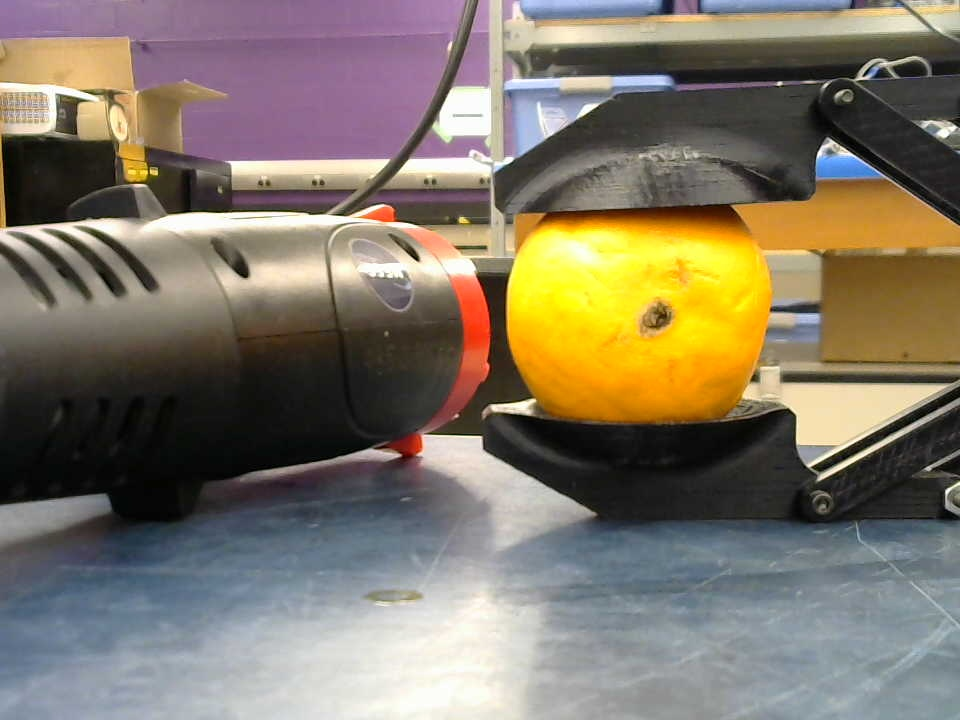
#> input picture stereo_vision/Orange_test_pics/left_orange_000000.jpg, 960 x 720 px, given in place of DSCN1771.JPG, which was not available
$ python apple.py
#> lines starting #> are read from the running program, lines starting #| are printed output that depends on the picture; after the words box and inside, x2 and y2 are one past the last pixel; in counts of white or black regions, pixels touching at a corner belong together; pictures that were not available may be replaced by others from this repository, and a replacement may not be noted
#> in main, frame is the input picture: shape (720, 960, 3); mean B, G, R 103.5, 119.3, 128.8
#> in main, `hsv = cv2.cvtColor(frame, cv2.COLOR_BGR2HSV)`: hsv: shape (720, 960, 3); mean H, S, V 56.6, 66.2, 135.1
import numpy as np
import argparse
import cv2
import math

def get_image_mask(hsv_img, lower_thres, upper_thres):
  # blurring smooths the image and allows for slightly more accurate circle detection, as part of the next step includes edge detection
#> called with lower_thres = (5, 92, 0), upper_thres = (180, 255, 150)
  mask = cv2.GaussianBlur(hsv_img, (5, 5), 0)
#> mask: shape (720, 960, 3); mean H, S, V 56.7, 66.2, 135.1
  # construct a mask for the hsv image, then perform closing to remove 'salt and pepper'
  mask = cv2.inRange(mask, lower_thres, upper_thres)
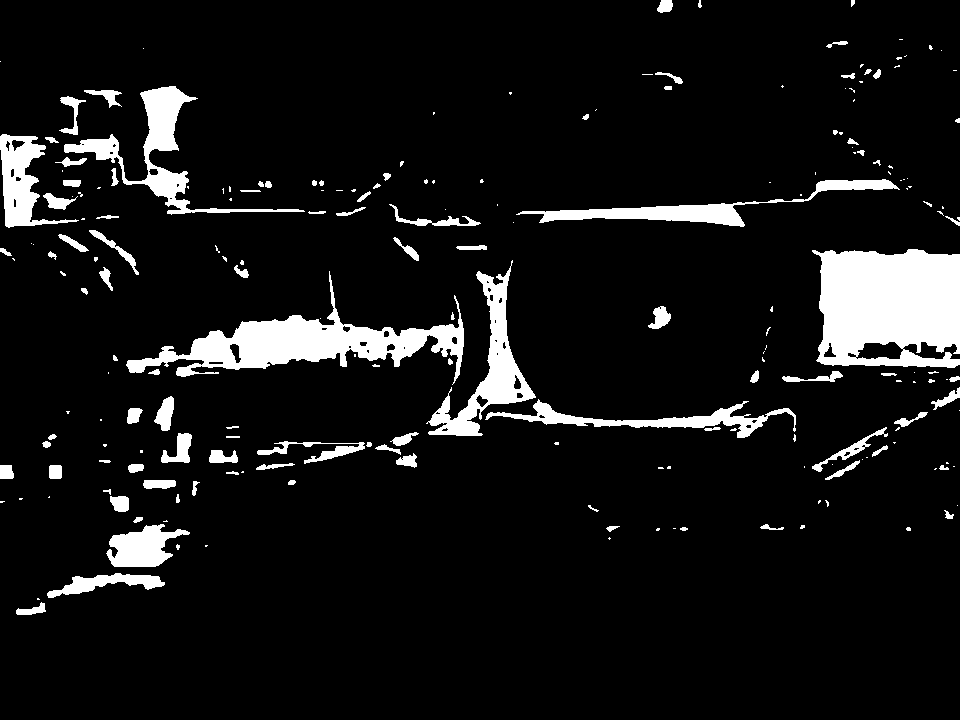
#> mask: shape (720, 960); 8.4% white; 214 white regions (113 under 20 px), largest, box (x1, y1, x2, y2) and area: (812, 249, 960, 368) 14639, (126, 271, 464, 385) 10035, (64, 86, 305, 215) 4715
  # mask = cv2.dilate(mask, None, iterations=2)
  opening_kernel = cv2.getStructuringElement(cv2.MORPH_ELLIPSE, (4,4))
  mask = cv2.morphologyEx(mask, cv2.MORPH_OPEN, opening_kernel)
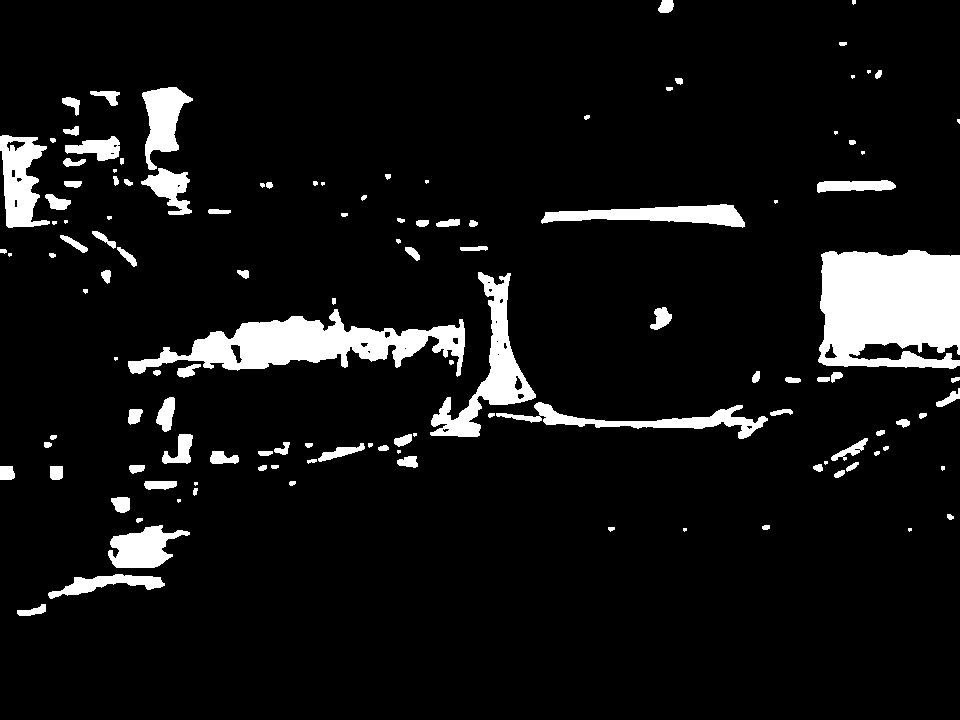
#> mask: shape (720, 960); 7.8% white; 125 white regions (25 under 20 px), largest, box (x1, y1, x2, y2) and area: (818, 250, 960, 369) 14486, (128, 309, 465, 377) 9547, (430, 272, 536, 437) 4648
  closing_kernel = cv2.getStructuringElement(cv2.MORPH_ELLIPSE, (10,10))
  mask = cv2.morphologyEx(mask, cv2.MORPH_CLOSE, closing_kernel)
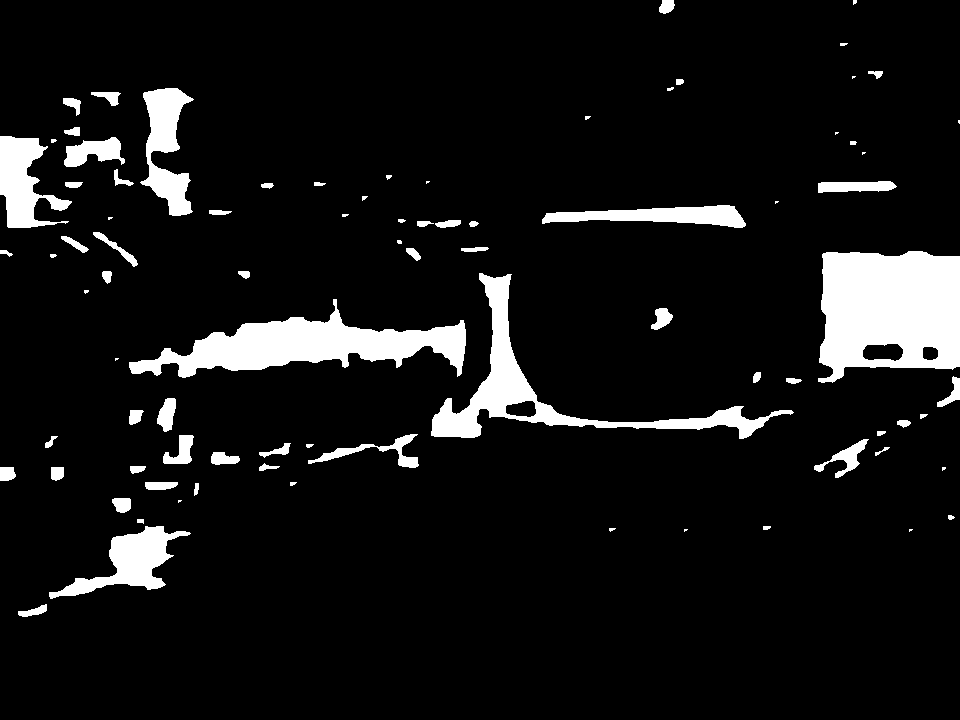
#> mask: shape (720, 960); 8.3% white; 85 white regions (20 under 20 px)

  # mask = cv2.erode(mask, None, iterations=2)

  return mask

def main():
  # define the lower and upper boundaries of the HSV color space
  hsv_lower = (5, 92, 0)
  hsv_upper = (180, 255, 150)

  # Load an image in RGB
  frame = cv2.imread('DSCN1771.JPG',1)
  # Rescale image to falf x and y
  # frame = cv2.resize(frame, (0,0), fx=0.5, fy=0.5)

  # convert frame to the HSV color space
  hsv = cv2.cvtColor(frame, cv2.COLOR_BGR2HSV)

  # get mask
  mask = get_image_mask(hsv, hsv_lower, hsv_upper)

  # find contours in the mask
  contours = cv2.findContours(mask, cv2.RETR_EXTERNAL, cv2.CHAIN_APPROX_SIMPLE)[-2]
#> contours = 85 contours, 32 with area under 20; largest, box (x1, y1, x2, y2) and area: (818, 251, 960, 383) 15586, (129, 299, 466, 378) 10332, (431, 273, 794, 439) 8038, (49, 526, 191, 599) 3396, (140, 88, 194, 216) 3370

  # only proceed if contour was found
  for contour in contours:
    ((x, y), radius) = cv2.minEnclosingCircle(contour)
    #calculate the circularity of the contour
    area = cv2.contourArea(contour)
    perimeter = cv2.arcLength(contour,True)
    if perimeter>0:
      circularity = 4*math.pi*area/perimeter/perimeter
#> this loop made 85 passes
#> (x, y, radius, area, perimeter, circularity) on passes 1, 6, 10, 11, 13, 15, 16, 17, 18, 19, 20, 22: (32, 609, 14.87, 155.5, 71.21, 0.385), (119.5, 564.5, 77.22, 3396, 445.6, 0.215), (121, 503.5, 10.06, 205, 56.97, 0.794), (196, 489, 6.32, 34, 29.66, 0.486), (161, 484, 16.12, 196.5, 73.9, 0.452), (57, 472.5, 8.17, 140, 46.49, 0.814), (6.5, 473.5, 9.19, 172, 52.49, 0.785), (137.5, 468, 7.76, 77.5, 39.9, 0.612), (269, 468, 10.2, 58.5, 47.56, 0.325), (224.9, 459, 14.18, 241.5, 74.38, 0.548), (882, 451, 8.06, 24, 36.97, 0.221), (274.5, 448.5, 16.45, 143.5, 80.87, 0.276)


if __name__ == "__main__":
    main()

$ run again, on stereo_vision/Orange_test_pics/left_orange_000001.jpg
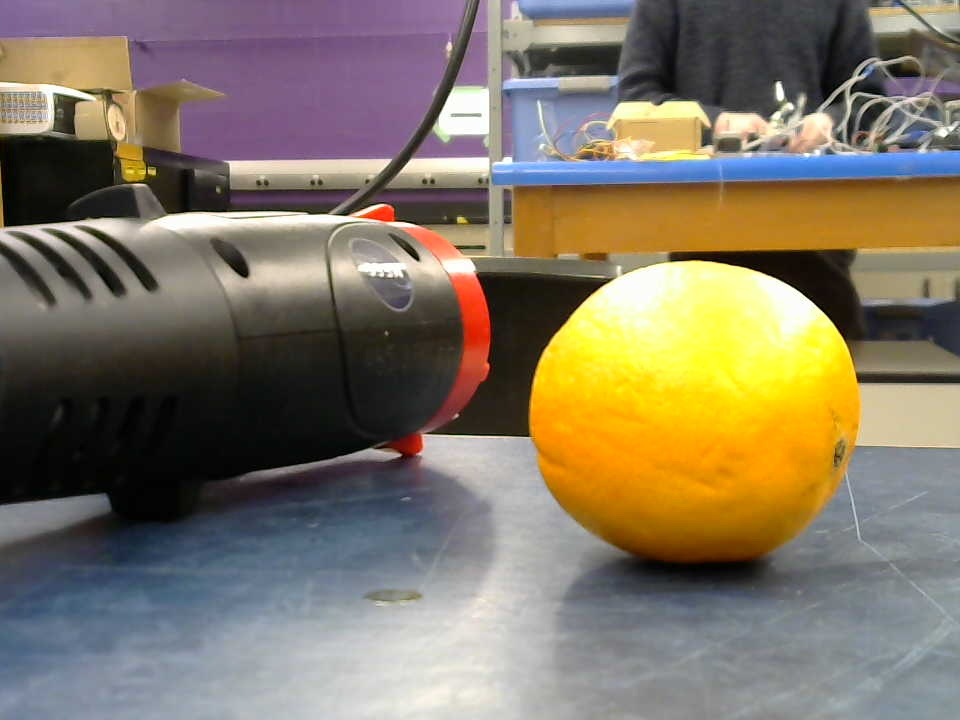
#> input picture stereo_vision/Orange_test_pics/left_orange_000001.jpg, 960 x 720 px, given in place of DSCN1771.JPG, which was not available
#> in main, frame is the input picture: shape (720, 960, 3); mean B, G, R 100.4, 118.7, 129.3
#> hsv: shape (720, 960, 3); mean H, S, V 59.7, 77.1, 137.6
#> in get_image_mask, `mask = cv2.inRange(mask, lower_thres, upper_thres)`:
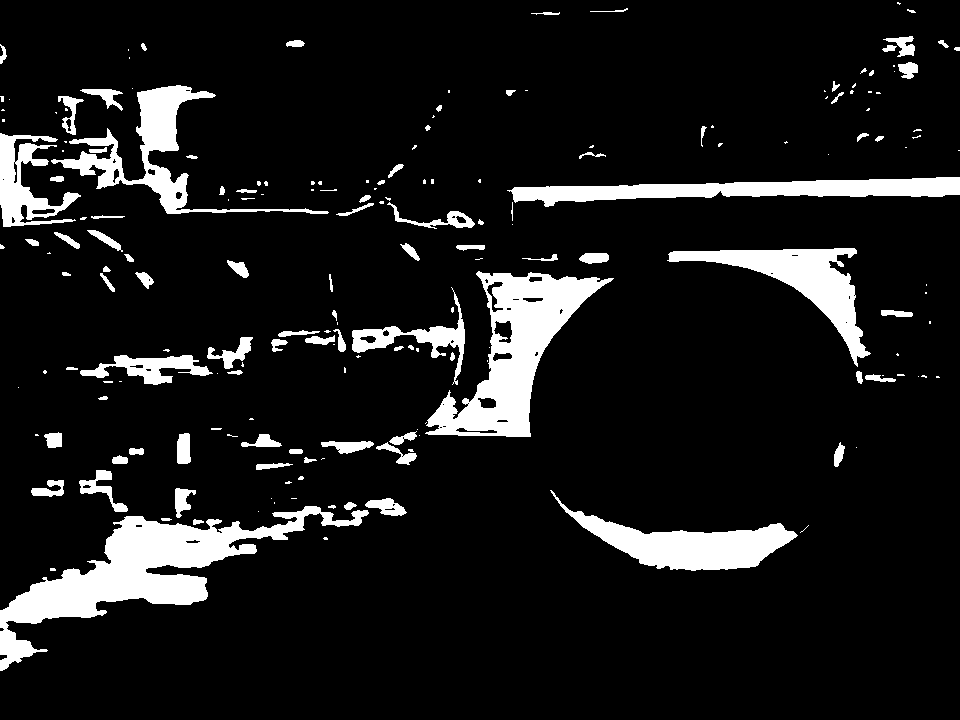
#> mask: shape (720, 960); 10.3% white; 194 white regions (98 under 20 px), largest, box (x1, y1, x2, y2) and area: (0, 506, 369, 671) 14972, (425, 271, 614, 437) 11493, (507, 177, 960, 207) 6801
#> in get_image_mask, `mask = cv2.morphologyEx(mask, cv2.MORPH_CLOSE, closing_kernel)`:
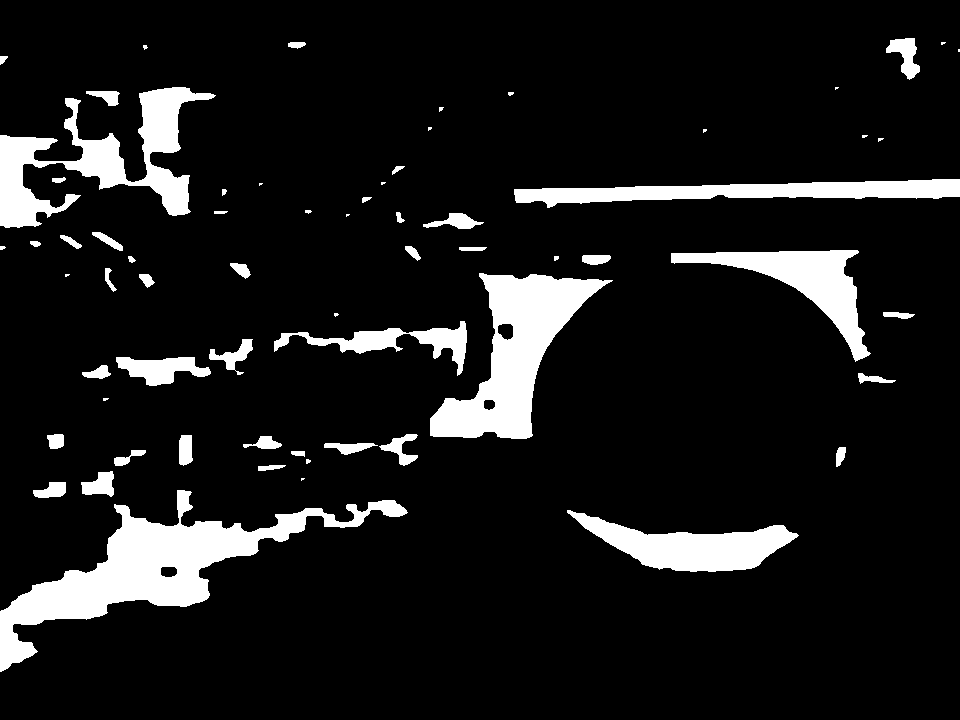
#> mask: shape (720, 960); 10.3% white; 65 white regions (19 under 20 px)
#> contours = 65 contours, 22 with area under 20; largest, box (x1, y1, x2, y2) and area: (0, 490, 408, 672) 16558, (430, 273, 613, 439) 12153, (0, 87, 216, 228) 9745, (567, 510, 799, 572) 6326, (514, 179, 960, 208) 6194
#> the loop in main, `for contour in contours:` made 65 passes
#> (x, y, radius, area, perimeter, circularity) on passes 1, 2, 3, 5, 6, 8, 9, 10: (682.5, 522.5, 116.2, 6326.5, 527.9, 0.285), (203.5, 591.5, 218.5, 16557.5, 1386.8, 0.108), (49, 487.5, 16.92, 329, 86.97, 0.547), (97.83, 483.1, 18.65, 508, 109.5, 0.533), (271.5, 467.5, 13.73, 85, 60.49, 0.292), (297.5, 453.5, 6.96, 48.5, 34.24, 0.52), (129.5, 456.5, 16.81, 171, 84.63, 0.3), (840.5, 456.5, 10.51, 121, 50.14, 0.605)
